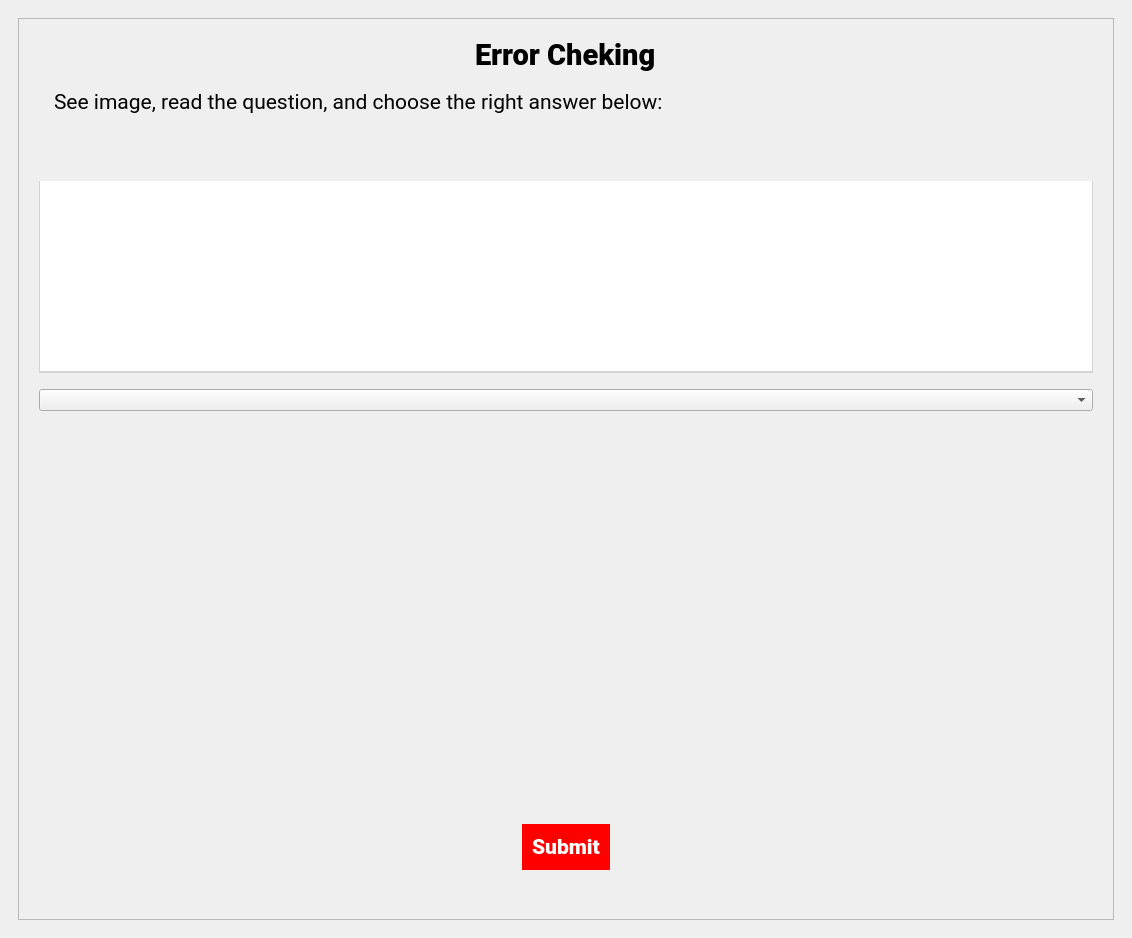
<?xml version="1.0" encoding="UTF-8"?>
<ui version="4.0">
 <class>MainWindow</class>
 <widget class="QMainWindow" name="MainWindow">
  <property name="geometry">
   <rect>
    <x>0</x>
    <y>0</y>
    <width>1132</width>
    <height>938</height>
   </rect>
  </property>
  <property name="font">
   <font>
    <family>Roboto</family>
   </font>
  </property>
  <property name="windowTitle">
   <string>MainWindow</string>
  </property>
  <property name="styleSheet">
   <string notr="true">QPushButton
{
	color: white;
	background-color: red;
	padding: 10px;
	border:none;
}

QPushButton:hover
{
	background-color: coral;
}</string>
  </property>
  <widget class="QWidget" name="centralwidget">
   <property name="sizePolicy">
    <sizepolicy hsizetype="Expanding" vsizetype="Expanding">
     <horstretch>0</horstretch>
     <verstretch>0</verstretch>
    </sizepolicy>
   </property>
   <property name="styleSheet">
    <string notr="true">QTextBrowser, QTextEdit
{
	border-top: none;
	border-left: 1px solid lightgrey;
	border-right: 1px solid lightgrey;
	border-bottom: 2px solid lightgrey;
}
</string>
   </property>
   <layout class="QVBoxLayout" name="verticalLayout_2">
    <item>
     <widget class="QStackedWidget" name="stackedWidget">
      <property name="currentIndex">
       <number>2</number>
      </property>
      <widget class="QWidget" name="startPage">
       <layout class="QVBoxLayout" name="verticalLayout_4">
        <item>
         <layout class="QVBoxLayout" name="verticalLayout_3">
          <item alignment="Qt::AlignHCenter|Qt::AlignVCenter">
           <widget class="QPushButton" name="startButton">
            <property name="sizePolicy">
             <sizepolicy hsizetype="Fixed" vsizetype="Fixed">
              <horstretch>0</horstretch>
              <verstretch>0</verstretch>
             </sizepolicy>
            </property>
            <property name="minimumSize">
             <size>
              <width>100</width>
              <height>0</height>
             </size>
            </property>
            <property name="font">
             <font>
              <family>Roboto Black</family>
              <pointsize>20</pointsize>
              <weight>75</weight>
              <bold>true</bold>
             </font>
            </property>
            <property name="cursor">
             <cursorShape>PointingHandCursor</cursorShape>
            </property>
            <property name="styleSheet">
             <string notr="true">QPushButton
{
	padding: 5px;
}</string>
            </property>
            <property name="text">
             <string>Start</string>
            </property>
           </widget>
          </item>
         </layout>
        </item>
       </layout>
      </widget>
      <widget class="QWidget" name="typePage">
       <layout class="QHBoxLayout" name="horizontalLayout">
        <item>
         <layout class="QVBoxLayout" name="verticalLayout">
          <property name="leftMargin">
           <number>30</number>
          </property>
          <property name="topMargin">
           <number>10</number>
          </property>
          <property name="rightMargin">
           <number>30</number>
          </property>
          <item alignment="Qt::AlignHCenter">
           <widget class="QLabel" name="lHeader">
            <property name="font">
             <font>
              <family>Roboto Black</family>
              <pointsize>22</pointsize>
              <weight>75</weight>
              <bold>true</bold>
             </font>
            </property>
            <property name="text">
             <string>Typing Test</string>
            </property>
            <property name="textFormat">
             <enum>Qt::AutoText</enum>
            </property>
            <property name="margin">
             <number>10</number>
            </property>
           </widget>
          </item>
          <item>
           <spacer name="verticalSpacer">
            <property name="orientation">
             <enum>Qt::Vertical</enum>
            </property>
            <property name="sizeType">
             <enum>QSizePolicy::Fixed</enum>
            </property>
            <property name="sizeHint" stdset="0">
             <size>
              <width>20</width>
              <height>20</height>
             </size>
            </property>
           </spacer>
          </item>
          <item>
           <widget class="ExpectedTextBrowser" name="expectedText">
            <property name="font">
             <font>
              <family>Roboto</family>
              <pointsize>18</pointsize>
             </font>
            </property>
            <property name="styleSheet">
             <string notr="true"/>
            </property>
            <property name="readOnly">
             <bool>true</bool>
            </property>
            <property name="html">
             <string>&lt;!DOCTYPE HTML PUBLIC &quot;-//W3C//DTD HTML 4.0//EN&quot; &quot;http://www.w3.org/TR/REC-html40/strict.dtd&quot;&gt;
&lt;html&gt;&lt;head&gt;&lt;meta name=&quot;qrichtext&quot; content=&quot;1&quot; /&gt;&lt;style type=&quot;text/css&quot;&gt;
p, li { white-space: pre-wrap; }
&lt;/style&gt;&lt;/head&gt;&lt;body style=&quot; font-family:'Roboto'; font-size:18pt; font-weight:400; font-style:normal;&quot;&gt;
&lt;p style=&quot;-qt-paragraph-type:empty; margin-top:0px; margin-bottom:0px; margin-left:0px; margin-right:0px; -qt-block-indent:0; text-indent:0px; font-family:'Roboto';&quot;&gt;&lt;br /&gt;&lt;/p&gt;&lt;/body&gt;&lt;/html&gt;</string>
            </property>
            <property name="textInteractionFlags">
             <set>Qt::NoTextInteraction</set>
            </property>
           </widget>
          </item>
          <item>
           <widget class="TypingTextEdit" name="textEdit">
            <property name="font">
             <font>
              <family>Roboto</family>
              <pointsize>20</pointsize>
             </font>
            </property>
            <property name="styleSheet">
             <string notr="true"/>
            </property>
           </widget>
          </item>
          <item>
           <spacer name="verticalSpacer_2">
            <property name="orientation">
             <enum>Qt::Vertical</enum>
            </property>
            <property name="sizeType">
             <enum>QSizePolicy::Preferred</enum>
            </property>
            <property name="sizeHint" stdset="0">
             <size>
              <width>20</width>
              <height>40</height>
             </size>
            </property>
           </spacer>
          </item>
          <item alignment="Qt::AlignHCenter|Qt::AlignVCenter">
           <widget class="QPushButton" name="typingNextButton">
            <property name="sizePolicy">
             <sizepolicy hsizetype="Fixed" vsizetype="Fixed">
              <horstretch>0</horstretch>
              <verstretch>0</verstretch>
             </sizepolicy>
            </property>
            <property name="minimumSize">
             <size>
              <width>100</width>
              <height>50</height>
             </size>
            </property>
            <property name="font">
             <font>
              <family>Roboto Black</family>
              <pointsize>16</pointsize>
              <weight>75</weight>
              <bold>true</bold>
             </font>
            </property>
            <property name="cursor">
             <cursorShape>PointingHandCursor</cursorShape>
            </property>
            <property name="autoFillBackground">
             <bool>false</bool>
            </property>
            <property name="styleSheet">
             <string notr="true"/>
            </property>
            <property name="text">
             <string>Submit</string>
            </property>
            <property name="autoDefault">
             <bool>false</bool>
            </property>
            <property name="default">
             <bool>true</bool>
            </property>
            <property name="flat">
             <bool>false</bool>
            </property>
           </widget>
          </item>
          <item>
           <spacer name="verticalSpacer_3">
            <property name="orientation">
             <enum>Qt::Vertical</enum>
            </property>
            <property name="sizeType">
             <enum>QSizePolicy::Preferred</enum>
            </property>
            <property name="sizeHint" stdset="0">
             <size>
              <width>20</width>
              <height>60</height>
             </size>
            </property>
           </spacer>
          </item>
         </layout>
        </item>
       </layout>
      </widget>
      <widget class="QWidget" name="errorCheckPage">
       <layout class="QVBoxLayout" name="verticalLayout_5">
        <item>
         <widget class="QScrollArea" name="scrollArea">
          <property name="widgetResizable">
           <bool>true</bool>
          </property>
          <widget class="QWidget" name="scrollAreaWidgetContents">
           <property name="geometry">
            <rect>
             <x>0</x>
             <y>0</y>
             <width>1094</width>
             <height>879</height>
            </rect>
           </property>
           <layout class="QVBoxLayout" name="verticalLayout_6">
            <property name="leftMargin">
             <number>20</number>
            </property>
            <property name="rightMargin">
             <number>20</number>
            </property>
            <item alignment="Qt::AlignHCenter">
             <widget class="QLabel" name="errHeader">
              <property name="sizePolicy">
               <sizepolicy hsizetype="Fixed" vsizetype="Fixed">
                <horstretch>0</horstretch>
                <verstretch>0</verstretch>
               </sizepolicy>
              </property>
              <property name="font">
               <font>
                <family>Roboto Black</family>
                <pointsize>22</pointsize>
                <weight>75</weight>
                <bold>true</bold>
               </font>
              </property>
              <property name="styleSheet">
               <string notr="true">QLabel {
	padding: 10px;
}</string>
              </property>
              <property name="text">
               <string>Error Cheking</string>
              </property>
             </widget>
            </item>
            <item>
             <widget class="QLabel" name="txtTooltip">
              <property name="font">
               <font>
                <family>Roboto</family>
                <pointsize>16</pointsize>
               </font>
              </property>
              <property name="styleSheet">
               <string notr="true">QLabel {
	margin-left: 10px;
}</string>
              </property>
              <property name="text">
               <string>See image, read the question, and choose the right answer below:</string>
              </property>
             </widget>
            </item>
            <item>
             <spacer name="verticalSpacer_7">
              <property name="orientation">
               <enum>Qt::Vertical</enum>
              </property>
              <property name="sizeType">
               <enum>QSizePolicy::Fixed</enum>
              </property>
              <property name="sizeHint" stdset="0">
               <size>
                <width>20</width>
                <height>20</height>
               </size>
              </property>
             </spacer>
            </item>
            <item alignment="Qt::AlignHCenter|Qt::AlignVCenter">
             <widget class="QLabel" name="imgLabel">
              <property name="sizePolicy">
               <sizepolicy hsizetype="Fixed" vsizetype="Fixed">
                <horstretch>0</horstretch>
                <verstretch>0</verstretch>
               </sizepolicy>
              </property>
              <property name="minimumSize">
               <size>
                <width>0</width>
                <height>0</height>
               </size>
              </property>
              <property name="maximumSize">
               <size>
                <width>999999</width>
                <height>999999</height>
               </size>
              </property>
              <property name="baseSize">
               <size>
                <width>0</width>
                <height>0</height>
               </size>
              </property>
              <property name="cursor">
               <cursorShape>ForbiddenCursor</cursorShape>
              </property>
              <property name="text">
               <string/>
              </property>
              <property name="scaledContents">
               <bool>true</bool>
              </property>
             </widget>
            </item>
            <item>
             <spacer name="verticalSpacer_5">
              <property name="orientation">
               <enum>Qt::Vertical</enum>
              </property>
              <property name="sizeType">
               <enum>QSizePolicy::Fixed</enum>
              </property>
              <property name="sizeHint" stdset="0">
               <size>
                <width>20</width>
                <height>20</height>
               </size>
              </property>
             </spacer>
            </item>
            <item>
             <widget class="QTextBrowser" name="textBrowser">
              <property name="sizePolicy">
               <sizepolicy hsizetype="Minimum" vsizetype="Minimum">
                <horstretch>0</horstretch>
                <verstretch>0</verstretch>
               </sizepolicy>
              </property>
              <property name="minimumSize">
               <size>
                <width>0</width>
                <height>0</height>
               </size>
              </property>
             </widget>
            </item>
            <item>
             <spacer name="verticalSpacer_6">
              <property name="orientation">
               <enum>Qt::Vertical</enum>
              </property>
              <property name="sizeType">
               <enum>QSizePolicy::Fixed</enum>
              </property>
              <property name="sizeHint" stdset="0">
               <size>
                <width>20</width>
                <height>10</height>
               </size>
              </property>
             </spacer>
            </item>
            <item>
             <widget class="QComboBox" name="comboBox"/>
            </item>
            <item>
             <spacer name="verticalSpacer_8">
              <property name="orientation">
               <enum>Qt::Vertical</enum>
              </property>
              <property name="sizeType">
               <enum>QSizePolicy::Expanding</enum>
              </property>
              <property name="sizeHint" stdset="0">
               <size>
                <width>20</width>
                <height>10</height>
               </size>
              </property>
             </spacer>
            </item>
            <item alignment="Qt::AlignHCenter|Qt::AlignVCenter">
             <widget class="QPushButton" name="pushButton">
              <property name="sizePolicy">
               <sizepolicy hsizetype="Fixed" vsizetype="Fixed">
                <horstretch>0</horstretch>
                <verstretch>0</verstretch>
               </sizepolicy>
              </property>
              <property name="font">
               <font>
                <family>Roboto Black</family>
                <pointsize>16</pointsize>
                <weight>75</weight>
                <bold>true</bold>
               </font>
              </property>
              <property name="text">
               <string>Submit</string>
              </property>
             </widget>
            </item>
            <item>
             <spacer name="verticalSpacer_4">
              <property name="orientation">
               <enum>Qt::Vertical</enum>
              </property>
              <property name="sizeType">
               <enum>QSizePolicy::Fixed</enum>
              </property>
              <property name="sizeHint" stdset="0">
               <size>
                <width>20</width>
                <height>40</height>
               </size>
              </property>
             </spacer>
            </item>
           </layout>
          </widget>
         </widget>
        </item>
       </layout>
      </widget>
     </widget>
    </item>
   </layout>
  </widget>
  <widget class="QMenuBar" name="menubar">
   <property name="geometry">
    <rect>
     <x>0</x>
     <y>0</y>
     <width>1132</width>
     <height>21</height>
    </rect>
   </property>
  </widget>
 </widget>
 <customwidgets>
  <customwidget>
   <class>TypingTextEdit</class>
   <extends>QTextEdit</extends>
   <header>src/TypingTextEdit.h</header>
  </customwidget>
  <customwidget>
   <class>ExpectedTextBrowser</class>
   <extends>QTextBrowser</extends>
   <header>src/ExpectedTextBrowser.h</header>
  </customwidget>
 </customwidgets>
 <resources/>
 <connections/>
</ui>
